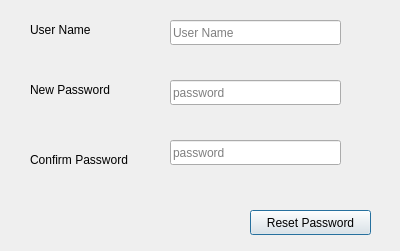
<?xml version="1.0" encoding="UTF-8"?>
<ui version="4.0">
 <class>user</class>
 <widget class="QDialog" name="user">
  <property name="geometry">
   <rect>
    <x>0</x>
    <y>0</y>
    <width>400</width>
    <height>251</height>
   </rect>
  </property>
  <property name="windowTitle">
   <string>user</string>
  </property>
  <widget class="QLabel" name="label_2">
   <property name="geometry">
    <rect>
     <x>30</x>
     <y>70</y>
     <width>111</width>
     <height>40</height>
    </rect>
   </property>
   <property name="text">
    <string>New Password</string>
   </property>
  </widget>
  <widget class="QLineEdit" name="LE_password">
   <property name="geometry">
    <rect>
     <x>170</x>
     <y>80</y>
     <width>171</width>
     <height>25</height>
    </rect>
   </property>
   <property name="text">
    <string/>
   </property>
   <property name="maxLength">
    <number>32767</number>
   </property>
   <property name="echoMode">
    <enum>QLineEdit::Password</enum>
   </property>
   <property name="placeholderText">
    <string>password</string>
   </property>
  </widget>
  <widget class="QLineEdit" name="LE_password2">
   <property name="geometry">
    <rect>
     <x>170</x>
     <y>140</y>
     <width>171</width>
     <height>25</height>
    </rect>
   </property>
   <property name="text">
    <string/>
   </property>
   <property name="maxLength">
    <number>32767</number>
   </property>
   <property name="echoMode">
    <enum>QLineEdit::Password</enum>
   </property>
   <property name="placeholderText">
    <string>password</string>
   </property>
  </widget>
  <widget class="QLabel" name="label_3">
   <property name="geometry">
    <rect>
     <x>30</x>
     <y>140</y>
     <width>131</width>
     <height>40</height>
    </rect>
   </property>
   <property name="text">
    <string>Confirm Password</string>
   </property>
  </widget>
  <widget class="QPushButton" name="BTN_resetPass">
   <property name="geometry">
    <rect>
     <x>250</x>
     <y>210</y>
     <width>121</width>
     <height>25</height>
    </rect>
   </property>
   <property name="text">
    <string>Reset Password</string>
   </property>
  </widget>
  <widget class="QLineEdit" name="LE_username">
   <property name="geometry">
    <rect>
     <x>170</x>
     <y>20</y>
     <width>171</width>
     <height>25</height>
    </rect>
   </property>
   <property name="text">
    <string/>
   </property>
   <property name="maxLength">
    <number>32767</number>
   </property>
   <property name="echoMode">
    <enum>QLineEdit::Normal</enum>
   </property>
   <property name="placeholderText">
    <string>User Name</string>
   </property>
  </widget>
  <widget class="QLabel" name="label_4">
   <property name="geometry">
    <rect>
     <x>30</x>
     <y>10</y>
     <width>111</width>
     <height>40</height>
    </rect>
   </property>
   <property name="text">
    <string>User Name</string>
   </property>
  </widget>
 </widget>
 <resources/>
 <connections/>
</ui>
